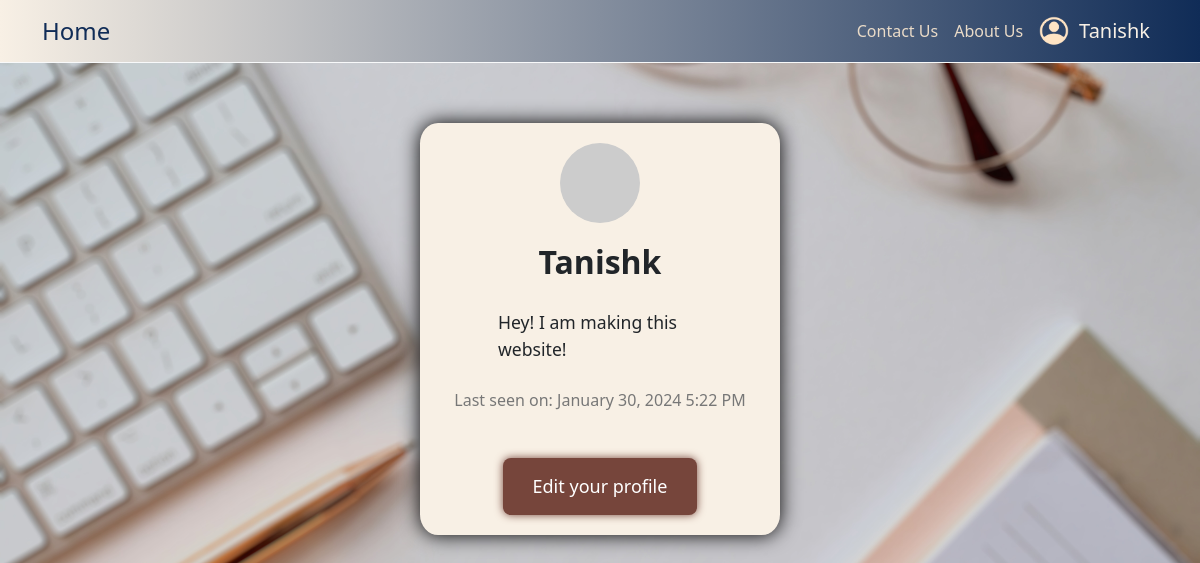
Before: /user/Tanishk (signed in) with the older database file.
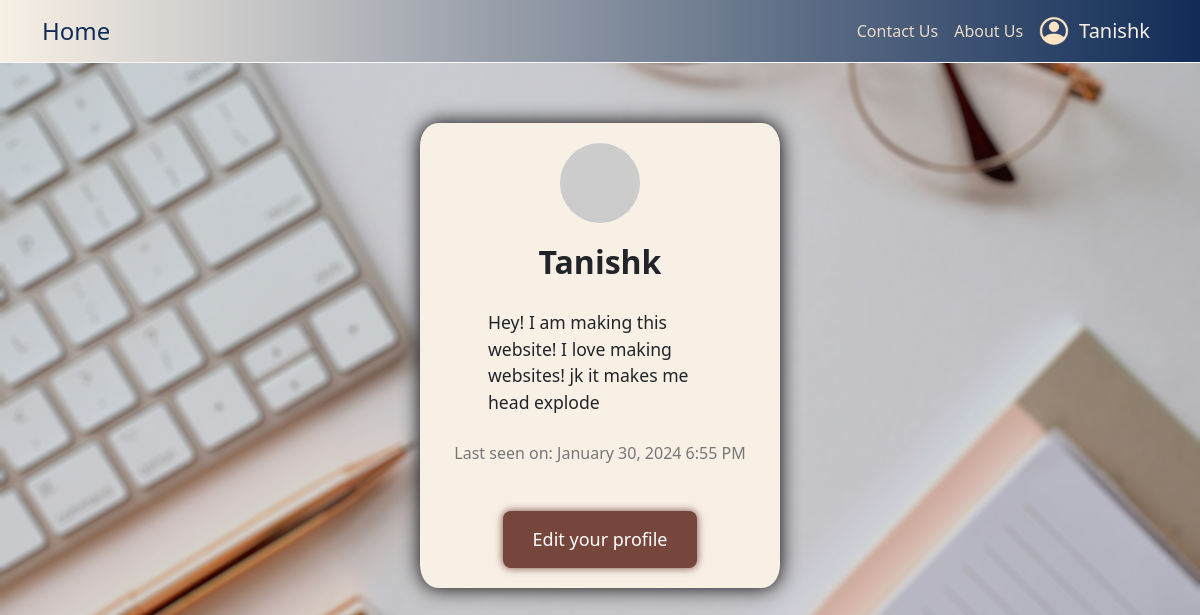
After: the same page with the newer database file.
### app/models.py (models this page shows, shortened)
class User(UserMixin, db.Model):
    id: so.Mapped[int] = so.mapped_column(
        primary_key=True
    )
    username: so.Mapped[str] = so.mapped_column(
        sa.String(64),
        index=True,
        unique=True
    )
    email: so.Mapped[str] = so.mapped_column(
        sa.String(120),
        index=True,
        unique=True
    )
    password_hash: so.Mapped[Optional[str]] = so.mapped_column(
        sa.String(256)
    )
    about_me: so.Mapped[Optional[str]] = so.mapped_column(
        sa.String(140)
    )
    last_seen: so.Mapped[Optional[datetime]] = so.mapped_column(
        default=lambda: datetime.now(timezone.utc)
    )
    posts: so.WriteOnlyMapped['Post'] = so.relationship(
        back_populates='author'
    )
    def avatar(self, size):
        digest = md5(self.email.lower().encode('utf-8')).hexdigest()
        return f"https://www.gravatar.com/avatar/{digest}?d=identicon&s={size}"

### app/routes.py (the view)
@app.route("/user/<username>")
@login_required
def user(username):
    user = db.first_or_404(sa.select(User).where(User.username == username))
    return render_template('user.html', user=user)

### app/models.py (called while the page is built)
@login.user_loader
def load_user(id):
    user = db.session.get(User, int(id))
    return user

### app/routes.py (called while the page is built)
@app.before_request
def before_request():
    if current_user.is_authenticated:
        current_user.last_seen = datetime.now(timezone.utc)
        db.session.commit()

### app/templates/user.html
{% extends "base.html" %}
{% block content %}
<link rel="stylesheet" href="{{url_for('static', filename='user.css')}}">
<div class="my_container">
    <div class="user-profile">
        <div class="profile-image">
            <img src="{{ user.avatar(128) }}" alt="User Photo" class="photo">
        </div>
        <div class="profile-details">
            <h1 class="username">{{ user.username }}</h1>
            {% if user.about_me %}
                <p class="about-me">{{ user.about_me }}</p>
            {% endif %}
            {% if user.last_seen %}
                <p class="last-seen">Last seen on: {{ moment(user.last_seen).format('LLL') }}</p>
            {% endif %}
            {% if user == current_user %}
                <a href="{{ url_for('edit_profile') }}" class="button">Edit your profile</a>
            {% endif %}
        </div>
    </div>
</div>
{% endblock %}

### app/templates/base.html (shortened to what this page needs)
<!doctype html>
<html>
    <head>
        <link rel="stylesheet" href="https://cdn.jsdelivr.net/npm/bootstrap@5.3.2/dist/css/bootstrap.min.css">
        <link rel="stylesheet" href="{{ url_for('static', filename='base.css') }}">
    </head>
    <body>
        <nav class="navbar navbar-expand-lg navbar-dark gradient-custom border-bottom border-light">
            <div class="container">
                <a class="navbar-brand" href="{{ url_for('index') }}">Home</a>
                <div class="collapse navbar-collapse" id="navbarNav">
                    <ul class="navbar-nav ms-auto">
                        <li class="nav-item">
                            <a class="nav-link" href="{{ url_for('contact_us') }}">Contact Us</a>
                        </li>
                        <li class="nav-item">
                            <a class="nav-link" href="{{ url_for('about_us') }}">About Us</a>
                        </li>
                        <li class="nav-item dropdown">
                            <a class="nav-link dropdown-toggle" href="#" id="navbarDropdown" role="button" data-bs-toggle="dropdown" aria-expanded="false">
                                {% if not current_user.is_anonymous %}
                                <div class="User_Area">
                                    <img src="{{ url_for('static', filename='assets/user_icon.png') }}" class="User_Icon"></img>
                                    <p class="User_Name">{{ current_user.username }}</p>
                                </div>
                                {% endif %}
                            </a>
                        </li>
                    </ul>
                </div>
            </div>
        </nav>
        {% block content %}{% endblock %}
    </body>
</html>

### app/static/base.css (style rules this page uses)
:root { --bisque: #F8F0E5; --dark: #EADBC8; --blue: #102C57; --brown: #76453B; --icon: url("assets/user_icon.png"); --navbar-height: 75px; }
.User_Icon { width: 30px; height: 30px; margin-right: 10px; }
.User_Name { color: var(--bisque); font-size: 20px; margin-bottom: 0%; }
.User_Area { display: flex; align-items: center; }
.nav-link.dropdown-toggle::after { display: none; }
.navbar-brand { font-size: 1.5em; color: var(--blue); }
.nav-item { align-self: center; }
.nav-link { align-self: center; color: var(--dark); }
.navbar-dark { background-color: var(--blue); }
.gradient-custom { background: var(--blue); background: linear-gradient(to right, var(--bisque), var(--blue)); }

### app/static/user.css (style rules this page uses)
body { background-image: url("assets/index_background.jpg"); background-size: cover; background-position: top; background-repeat: repeat-y; margin: 0; padding: 0; }
.my_container { position: relative; display: inline-block; left: 50%; transform: translateX(-50%); text-align: center; background-color: var(--bisque); padding: 20px; border-radius: 5%; width: 30%; overflow: hidden; margin-top: 5%; box-shadow: 0px 0px 20px 0px black; }
.user-profile { display: flex; align-items: center; justify-content: center; flex-direction: column; }
.profile-image { border-radius: 50%; overflow: hidden; margin-bottom: 20px; }
.photo { width: 100%; height: 100%; object-fit: cover; }
.username { font-size: 2em; font-weight: bold; }
.profile-details { display: flex; flex-direction: column; align-items: center; text-align: left; }
.about-me { margin-top: 20px; font-size: 1.1em; max-width: 70%; overflow-wrap: break-word; }
.last-seen { margin-top: 10px; color: #777; font-size: 16px; }
.button { display: inline-block; padding: 15px 30px; margin-top: 30px; font-size: 18px; background-color: var(--brown); color: white; text-decoration: none; border: none; border-radius: 8px; transition: background-color 0.3s ease; box-shadow: 0px 0px 8px 0px var(--brown); }

Changed rows visible on the page:
changed User "Tanishk": about_me "Hey! I am making this website!" → "Hey! I am making this website! I love making websites! jk it makes me head explode"; last_seen "January 30, 2024 5:22 PM" → "January 30, 2024 6:55 PM"
